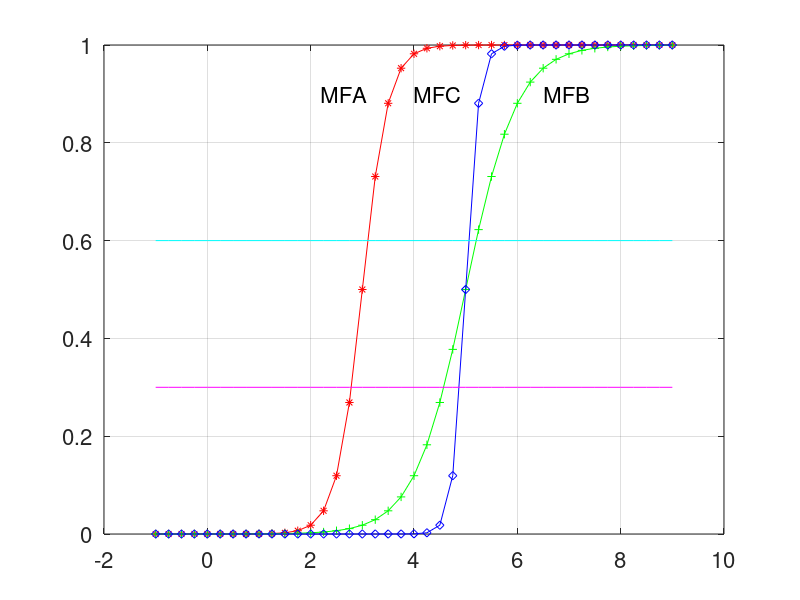

MATLAB code for this plot:
% Sigmoidal membership functions
xa=[-1:0.25:9]
ya=1./(1+exp(-4*(xa-3)))

xb=[-1:0.25:9]
yb=1./(1+exp(-2*(xb-5)))

xc=[-1:0.25:9]
yc=1./(1+exp(-8*(xc-5)))

l03=xa*0+0.3
l06=xb*0+0.6

% plot the curves
plot(xa,ya,'r-*',xb,yb,'g-+',xc,yc,'b-d',xa,l03,'m',xb,l06,'c')
grid on

% axis, line width, font size
set(gca,'fontsize',16)

% add descriptions to the drawn graphs
text(2.2,0.9,'MFA','fontsize',16)
text(6.5,0.9,'MFB','fontsize',16)
text(4,0.9,'MFC','fontsize',16)

